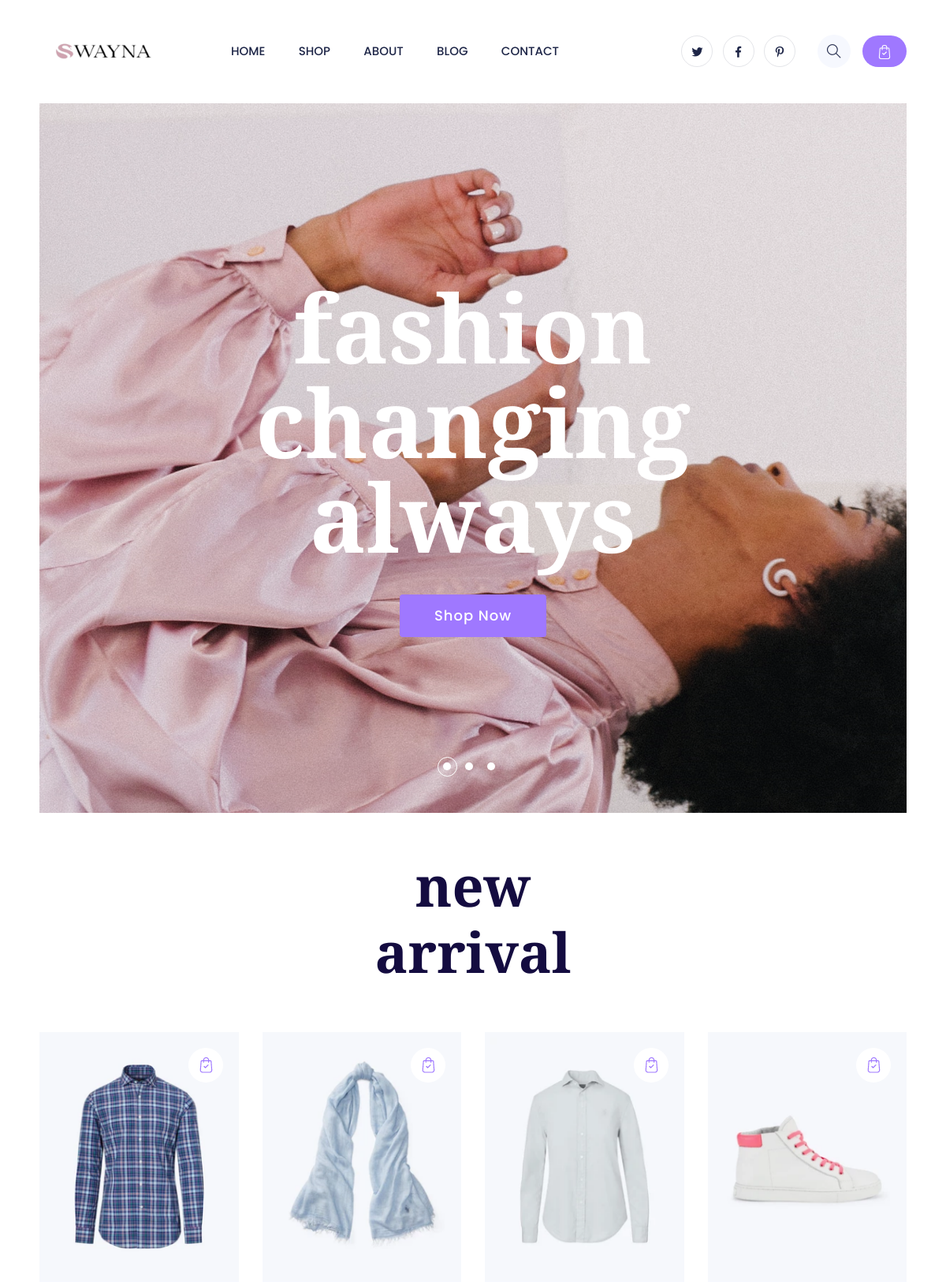
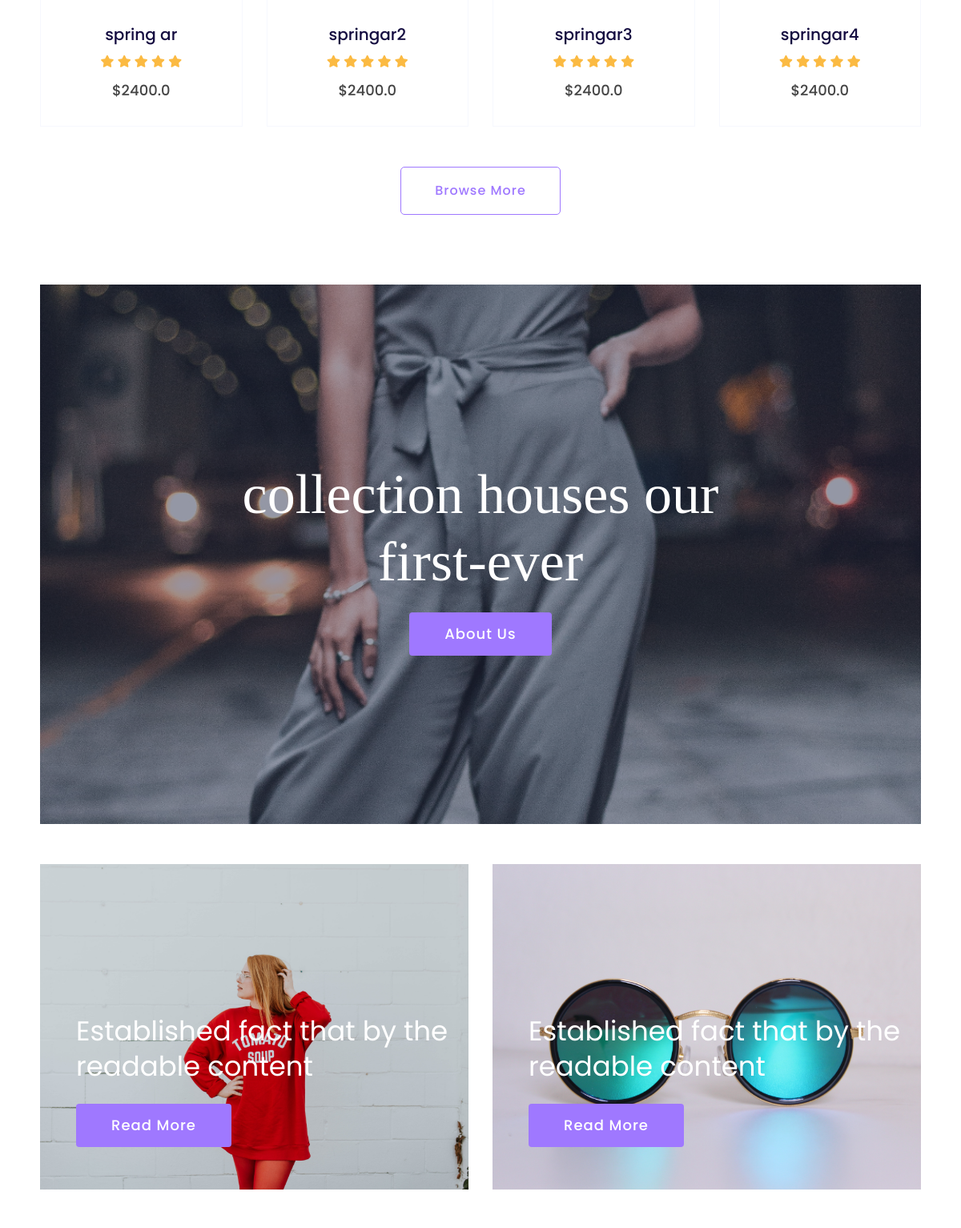
The app's page /swayna/ (upper part) with its own data (2 pictures, top to bottom).
### shop/models.py (models this page shows, shortened)
class Product(models.Model):
    name = models.CharField(max_length=100)
    description =models.TextField(null=True,blank=True)
    price = models.FloatField()
    image = models.ImageField(null=True,blank=True)

### base_auth/views.py (the view)
# urls.py: path("",views.home,name="homepage"),
def home(request):
    products = Product.objects.all()
    return render(request,"base_auth/index.html",{
        "productlist":products
    })

### base_auth/templates/base_auth/index.html (shortened to what this page needs)
{% extends "base.html" %}
{% load static %}
{% block content %}
<main>
    <div class="container-fluid">
        <div class="slider-area">
            <div class="slider-active dot-style">
                <div class="single-slider slider-bg1 hero-overly slider-height d-flex align-items-center">
                    <div class="container">
                        <div class="row justify-content-center">
                            <div class="col-xl-8 col-lg-9">
                                <div class="hero__caption">
                                    <h1>fashion<br>changing<br>always</h1>
                                    <a href="shop.html" class="btn">Shop Now</a>
                                </div>
                            </div>
                        </div>
                    </div>
                </div>
            </div>
        </div>
    </div>
<div class="new-arrival">
<div class="container">
    <div class="row justify-content-center">
        <div class="col-xl-7 col-lg-8 col-md-10">
            <div class="section-tittle mb-60 text-center wow fadeInUp" data-wow-duration="2s" data-wow-delay=".2s">
                <h2>new<br>arrival</h2>
            </div>
        </div>
    </div>
    <div class="row">
        {% for product in productlist %}
        <div class="col-xl-3 col-lg-3 col-md-6 col-sm-6">
            <div class="single-new-arrival mb-50 text-center wow fadeInUp" data-wow-duration="1s" data-wow-delay=".1s">
                <div class="popular-img">
                    <img src="{{product.image.url}}" alt="">
                    <div class="favorit-items">
                        <img src={% static "assets/img/gallery/favorit-card.png" %} alt="">
                    </div>
                </div>
                <div class="popular-caption">
                    <h3><a href="product_details.html">{{product.name}}</a></h3>
                    <div class="rating mb-10">
                        <i class="fas fa-star"></i>
                        <i class="fas fa-star"></i>
                        <i class="fas fa-star"></i>
                        <i class="fas fa-star"></i>
                        <i class="fas fa-star"></i>
                    </div>
                    <span>${{product.price}}</span>
                </div>
            </div>
        </div>
        {% endfor %}
    </div>
<div class="row justify-content-center">
<div class="room-btn">
    <a href="catagori.html" class="border-btn">Browse More</a>
</div>
</div>
</div>
</div>
<section class="collection section-bg2 section-padding30 section-over1 ml-15 mr-15" data-background={% static "assets/img/gallery/section_bg01.png" %}>
<div class="row justify-content-center">
    <div class="col-xl-7 col-lg-9">
        <div class="single-question text-center">
            <h2 class="wow fadeInUp" data-wow-duration="2s" data-wow-delay=".1s">collection houses our first-ever</h2>
            <a href="about.html" class="btn class wow fadeInUp" data-wow-duration="2s" data-wow-delay=".4s">About Us</a>
        </div>
    </div>
</div>
</section>
<div class="popular-product pt-50">
<div class="container-fluid">
    <div class="row">
        <div class="col-lg-6 col-md-6 col-sm-12">
            <div class="single-product mb-50">
                <div class="location-img">
                    <img src={% static "assets/img/gallery/popular-imtes1.png" %} alt="">
                </div>
                <div class="location-details">
                    <p><a href="product_details.html">Established fact that by the<br> readable content</a></p>
                    <a href="product_details.html" class="btn">Read More</a>
                </div>
            </div>
        </div>
        <div class="col-lg-6 col-md-6 col-sm-12">
            <div class="single-product mb-50">
                <div class="location-img">
                    <img src={% static "assets/img/gallery/popular-imtes2.png" %} alt="">
                </div>
                <div class="location-details">
                    <p><a href="product_details.html">Established fact that by the<br> readable content</a></p>
                    <a href="product_details.html" class="btn">Read More</a>
                </div>
            </div>
        </div>
    </div>
</div>
</div>
</main>
{% endblock content %}

### records on screen
Product: image (picture), name "spring ar", price "2400.0"
Product: image (picture), name "springar2", price "2400.0"
Product: image (picture), name "springar3", price "2400.0"
Product: image (picture), name "springar4", price "2400.0"
